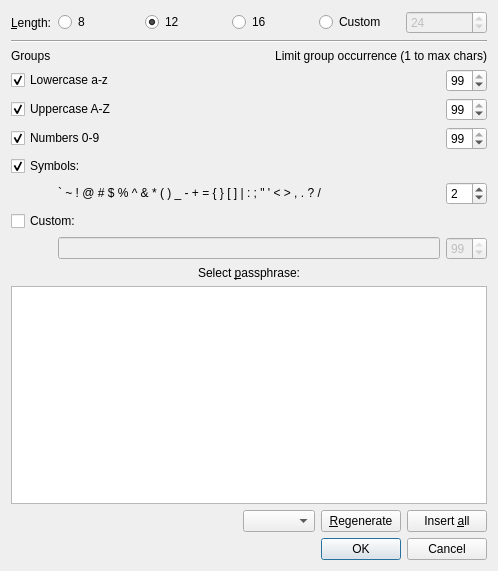
<?xml version="1.0" encoding="UTF-8"?>
<ui version="4.0">
 <class>PassphraseGenerationDialog</class>
 <widget class="QDialog" name="PassphraseGenerationDialog">
  <property name="geometry">
   <rect>
    <x>0</x>
    <y>0</y>
    <width>498</width>
    <height>571</height>
   </rect>
  </property>
  <property name="minimumSize">
   <size>
    <width>465</width>
    <height>457</height>
   </size>
  </property>
  <property name="windowTitle">
   <string>Generate Passphrase</string>
  </property>
  <layout class="QGridLayout" name="gridLayout_2">
   <item row="2" column="0">
    <widget class="QDialogButtonBox" name="buttonBox">
     <property name="orientation">
      <enum>Qt::Horizontal</enum>
     </property>
     <property name="standardButtons">
      <set>QDialogButtonBox::Cancel|QDialogButtonBox::Ok</set>
     </property>
    </widget>
   </item>
   <item row="0" column="0">
    <layout class="QGridLayout" name="gridLayout">
     <item row="9" column="2">
      <widget class="QSpinBox" name="uiCustomSymbolsMax">
       <property name="enabled">
        <bool>false</bool>
       </property>
       <property name="alignment">
        <set>Qt::AlignLeading|Qt::AlignLeft|Qt::AlignVCenter</set>
       </property>
       <property name="minimum">
        <number>1</number>
       </property>
       <property name="value">
        <number>99</number>
       </property>
      </widget>
     </item>
     <item row="8" column="0" colspan="2">
      <widget class="QCheckBox" name="uiCustomSymbols">
       <property name="text">
        <string>Custom:</string>
       </property>
      </widget>
     </item>
     <item row="3" column="0" colspan="2">
      <widget class="QCheckBox" name="uiLowerAtoZ">
       <property name="text">
        <string>Lowercase a-z</string>
       </property>
       <property name="checked">
        <bool>true</bool>
       </property>
      </widget>
     </item>
     <item row="5" column="0" colspan="2">
      <widget class="QCheckBox" name="uiNumbers">
       <property name="text">
        <string>Numbers 0-9</string>
       </property>
       <property name="checked">
        <bool>true</bool>
       </property>
      </widget>
     </item>
     <item row="6" column="0" colspan="2">
      <widget class="QCheckBox" name="uiSymbols">
       <property name="text">
        <string>Symbols:</string>
       </property>
       <property name="checked">
        <bool>true</bool>
       </property>
      </widget>
     </item>
     <item row="7" column="1">
      <widget class="QLabel" name="label_2">
       <property name="text">
        <string>` ~ ! @ # $ % ^ &amp; * ( ) _ - + = { } [ ]  | : ; &quot; ' &lt; &gt; , . ? /</string>
       </property>
       <property name="alignment">
        <set>Qt::AlignLeading|Qt::AlignLeft|Qt::AlignVCenter</set>
       </property>
       <property name="wordWrap">
        <bool>true</bool>
       </property>
      </widget>
     </item>
     <item row="0" column="1" colspan="2">
      <layout class="QHBoxLayout" name="horizontalLayout">
       <item>
        <widget class="QRadioButton" name="uiLength8">
         <property name="text">
          <string>8</string>
         </property>
        </widget>
       </item>
       <item>
        <widget class="QRadioButton" name="uiLength12">
         <property name="text">
          <string>12</string>
         </property>
         <property name="checked">
          <bool>true</bool>
         </property>
        </widget>
       </item>
       <item>
        <widget class="QRadioButton" name="uiLength16">
         <property name="text">
          <string>16</string>
         </property>
        </widget>
       </item>
       <item>
        <widget class="QRadioButton" name="uiCustomLength">
         <property name="text">
          <string>Custom</string>
         </property>
        </widget>
       </item>
       <item>
        <widget class="QSpinBox" name="uiCustomLengthValue">
         <property name="enabled">
          <bool>false</bool>
         </property>
         <property name="maximum">
          <number>128</number>
         </property>
         <property name="value">
          <number>24</number>
         </property>
        </widget>
       </item>
      </layout>
     </item>
     <item row="3" column="2">
      <widget class="QSpinBox" name="uiLowerAtoZMax">
       <property name="enabled">
        <bool>true</bool>
       </property>
       <property name="minimum">
        <number>1</number>
       </property>
       <property name="value">
        <number>99</number>
       </property>
      </widget>
     </item>
     <item row="4" column="0" colspan="2">
      <widget class="QCheckBox" name="uiUpperAtoZ">
       <property name="text">
        <string>Uppercase A-Z</string>
       </property>
       <property name="checked">
        <bool>true</bool>
       </property>
      </widget>
     </item>
     <item row="5" column="2">
      <widget class="QSpinBox" name="uiNumbersMax">
       <property name="enabled">
        <bool>true</bool>
       </property>
       <property name="minimum">
        <number>1</number>
       </property>
       <property name="value">
        <number>99</number>
       </property>
      </widget>
     </item>
     <item row="12" column="0" colspan="3">
      <layout class="QHBoxLayout" name="horizontalLayout_2">
       <item>
        <spacer name="horizontalSpacer">
         <property name="orientation">
          <enum>Qt::Horizontal</enum>
         </property>
         <property name="sizeHint" stdset="0">
          <size>
           <width>40</width>
           <height>20</height>
          </size>
         </property>
        </spacer>
       </item>
       <item>
        <widget class="QComboBox" name="uiPassphraseCount">
         <property name="currentText">
          <string/>
         </property>
        </widget>
       </item>
       <item>
        <widget class="QPushButton" name="uiRegenerate">
         <property name="sizePolicy">
          <sizepolicy hsizetype="Minimum" vsizetype="Fixed">
           <horstretch>0</horstretch>
           <verstretch>0</verstretch>
          </sizepolicy>
         </property>
         <property name="text">
          <string>&amp;Regenerate</string>
         </property>
        </widget>
       </item>
       <item>
        <widget class="QPushButton" name="uiInsertAll">
         <property name="text">
          <string>Insert &amp;all</string>
         </property>
        </widget>
       </item>
      </layout>
     </item>
     <item row="9" column="1">
      <widget class="QLineEdit" name="uiCustomSymbolsValue">
       <property name="enabled">
        <bool>false</bool>
       </property>
       <property name="alignment">
        <set>Qt::AlignLeading|Qt::AlignLeft|Qt::AlignVCenter</set>
       </property>
      </widget>
     </item>
     <item row="4" column="2">
      <widget class="QSpinBox" name="uiUpperAtoZMax">
       <property name="enabled">
        <bool>true</bool>
       </property>
       <property name="minimum">
        <number>1</number>
       </property>
       <property name="value">
        <number>99</number>
       </property>
      </widget>
     </item>
     <item row="7" column="2">
      <widget class="QSpinBox" name="uiSymbolsMax">
       <property name="enabled">
        <bool>true</bool>
       </property>
       <property name="minimum">
        <number>1</number>
       </property>
       <property name="maximum">
        <number>99</number>
       </property>
       <property name="value">
        <number>2</number>
       </property>
      </widget>
     </item>
     <item row="0" column="0">
      <widget class="QLabel" name="label">
       <property name="text">
        <string>&amp;Length:</string>
       </property>
       <property name="buddy">
        <cstring>uiLength8</cstring>
       </property>
      </widget>
     </item>
     <item row="10" column="1">
      <widget class="QLabel" name="label_4">
       <property name="text">
        <string>Select &amp;passphrase:</string>
       </property>
       <property name="alignment">
        <set>Qt::AlignCenter</set>
       </property>
       <property name="buddy">
        <cstring>uiPassphrases</cstring>
       </property>
      </widget>
     </item>
     <item row="11" column="0" colspan="3">
      <widget class="QListWidget" name="uiPassphrases"/>
     </item>
     <item row="1" column="0" colspan="3">
      <widget class="Line" name="line">
       <property name="orientation">
        <enum>Qt::Horizontal</enum>
       </property>
      </widget>
     </item>
     <item row="2" column="1" colspan="2">
      <widget class="QLabel" name="label_3">
       <property name="text">
        <string>Limit group occurrence (1 to max chars)</string>
       </property>
       <property name="alignment">
        <set>Qt::AlignRight|Qt::AlignTrailing|Qt::AlignVCenter</set>
       </property>
      </widget>
     </item>
     <item row="2" column="0">
      <widget class="QLabel" name="label_5">
       <property name="text">
        <string>Groups</string>
       </property>
      </widget>
     </item>
    </layout>
   </item>
  </layout>
  <action name="actionRegenerate">
   <property name="text">
    <string>Regenerate</string>
   </property>
  </action>
 </widget>
 <tabstops>
  <tabstop>uiLength8</tabstop>
  <tabstop>uiLength12</tabstop>
  <tabstop>uiLength16</tabstop>
  <tabstop>uiCustomLength</tabstop>
  <tabstop>uiCustomLengthValue</tabstop>
  <tabstop>uiLowerAtoZ</tabstop>
  <tabstop>uiLowerAtoZMax</tabstop>
  <tabstop>uiUpperAtoZ</tabstop>
  <tabstop>uiUpperAtoZMax</tabstop>
  <tabstop>uiNumbers</tabstop>
  <tabstop>uiNumbersMax</tabstop>
  <tabstop>uiSymbols</tabstop>
  <tabstop>uiSymbolsMax</tabstop>
  <tabstop>uiCustomSymbols</tabstop>
  <tabstop>uiCustomSymbolsValue</tabstop>
  <tabstop>uiCustomSymbolsMax</tabstop>
  <tabstop>uiPassphrases</tabstop>
  <tabstop>uiPassphraseCount</tabstop>
  <tabstop>uiRegenerate</tabstop>
  <tabstop>uiInsertAll</tabstop>
 </tabstops>
 <resources/>
 <connections>
  <connection>
   <sender>uiCustomLengthValue</sender>
   <signal>valueChanged(int)</signal>
   <receiver>actionRegenerate</receiver>
   <slot>trigger()</slot>
   <hints>
    <hint type="sourcelabel">
     <x>416</x>
     <y>20</y>
    </hint>
    <hint type="destinationlabel">
     <x>-1</x>
     <y>-1</y>
    </hint>
   </hints>
  </connection>
  <connection>
   <sender>buttonBox</sender>
   <signal>rejected()</signal>
   <receiver>PassphraseGenerationDialog</receiver>
   <slot>reject()</slot>
   <hints>
    <hint type="sourcelabel">
     <x>316</x>
     <y>260</y>
    </hint>
    <hint type="destinationlabel">
     <x>286</x>
     <y>274</y>
    </hint>
   </hints>
  </connection>
  <connection>
   <sender>uiCustomLength</sender>
   <signal>toggled(bool)</signal>
   <receiver>uiCustomLengthValue</receiver>
   <slot>setEnabled(bool)</slot>
   <hints>
    <hint type="sourcelabel">
     <x>335</x>
     <y>20</y>
    </hint>
    <hint type="destinationlabel">
     <x>416</x>
     <y>20</y>
    </hint>
   </hints>
  </connection>
  <connection>
   <sender>uiLowerAtoZ</sender>
   <signal>toggled(bool)</signal>
   <receiver>uiLowerAtoZMax</receiver>
   <slot>setEnabled(bool)</slot>
   <hints>
    <hint type="sourcelabel">
     <x>191</x>
     <y>66</y>
    </hint>
    <hint type="destinationlabel">
     <x>417</x>
     <y>66</y>
    </hint>
   </hints>
  </connection>
  <connection>
   <sender>uiUpperAtoZ</sender>
   <signal>toggled(bool)</signal>
   <receiver>uiUpperAtoZMax</receiver>
   <slot>setEnabled(bool)</slot>
   <hints>
    <hint type="sourcelabel">
     <x>191</x>
     <y>92</y>
    </hint>
    <hint type="destinationlabel">
     <x>417</x>
     <y>92</y>
    </hint>
   </hints>
  </connection>
  <connection>
   <sender>uiNumbers</sender>
   <signal>toggled(bool)</signal>
   <receiver>uiNumbersMax</receiver>
   <slot>setEnabled(bool)</slot>
   <hints>
    <hint type="sourcelabel">
     <x>191</x>
     <y>118</y>
    </hint>
    <hint type="destinationlabel">
     <x>417</x>
     <y>118</y>
    </hint>
   </hints>
  </connection>
  <connection>
   <sender>uiSymbols</sender>
   <signal>toggled(bool)</signal>
   <receiver>uiSymbolsMax</receiver>
   <slot>setEnabled(bool)</slot>
   <hints>
    <hint type="sourcelabel">
     <x>191</x>
     <y>143</y>
    </hint>
    <hint type="destinationlabel">
     <x>417</x>
     <y>167</y>
    </hint>
   </hints>
  </connection>
  <connection>
   <sender>uiCustomSymbols</sender>
   <signal>toggled(bool)</signal>
   <receiver>uiCustomSymbolsValue</receiver>
   <slot>setEnabled(bool)</slot>
   <hints>
    <hint type="sourcelabel">
     <x>191</x>
     <y>192</y>
    </hint>
    <hint type="destinationlabel">
     <x>213</x>
     <y>216</y>
    </hint>
   </hints>
  </connection>
  <connection>
   <sender>uiCustomSymbols</sender>
   <signal>toggled(bool)</signal>
   <receiver>uiCustomSymbolsMax</receiver>
   <slot>setEnabled(bool)</slot>
   <hints>
    <hint type="sourcelabel">
     <x>191</x>
     <y>192</y>
    </hint>
    <hint type="destinationlabel">
     <x>417</x>
     <y>216</y>
    </hint>
   </hints>
  </connection>
  <connection>
   <sender>uiCustomLength</sender>
   <signal>toggled(bool)</signal>
   <receiver>actionRegenerate</receiver>
   <slot>trigger()</slot>
   <hints>
    <hint type="sourcelabel">
     <x>335</x>
     <y>20</y>
    </hint>
    <hint type="destinationlabel">
     <x>-1</x>
     <y>-1</y>
    </hint>
   </hints>
  </connection>
  <connection>
   <sender>uiCustomSymbols</sender>
   <signal>toggled(bool)</signal>
   <receiver>actionRegenerate</receiver>
   <slot>trigger()</slot>
   <hints>
    <hint type="sourcelabel">
     <x>201</x>
     <y>192</y>
    </hint>
    <hint type="destinationlabel">
     <x>-1</x>
     <y>-1</y>
    </hint>
   </hints>
  </connection>
  <connection>
   <sender>uiCustomSymbolsMax</sender>
   <signal>valueChanged(int)</signal>
   <receiver>actionRegenerate</receiver>
   <slot>trigger()</slot>
   <hints>
    <hint type="sourcelabel">
     <x>427</x>
     <y>216</y>
    </hint>
    <hint type="destinationlabel">
     <x>-1</x>
     <y>-1</y>
    </hint>
   </hints>
  </connection>
  <connection>
   <sender>uiCustomSymbolsValue</sender>
   <signal>textChanged(QString)</signal>
   <receiver>actionRegenerate</receiver>
   <slot>trigger()</slot>
   <hints>
    <hint type="sourcelabel">
     <x>223</x>
     <y>216</y>
    </hint>
    <hint type="destinationlabel">
     <x>-1</x>
     <y>-1</y>
    </hint>
   </hints>
  </connection>
  <connection>
   <sender>uiLength12</sender>
   <signal>toggled(bool)</signal>
   <receiver>actionRegenerate</receiver>
   <slot>trigger()</slot>
   <hints>
    <hint type="sourcelabel">
     <x>172</x>
     <y>20</y>
    </hint>
    <hint type="destinationlabel">
     <x>-1</x>
     <y>-1</y>
    </hint>
   </hints>
  </connection>
  <connection>
   <sender>uiLength8</sender>
   <signal>toggled(bool)</signal>
   <receiver>actionRegenerate</receiver>
   <slot>trigger()</slot>
   <hints>
    <hint type="sourcelabel">
     <x>91</x>
     <y>20</y>
    </hint>
    <hint type="destinationlabel">
     <x>-1</x>
     <y>-1</y>
    </hint>
   </hints>
  </connection>
  <connection>
   <sender>uiLength16</sender>
   <signal>toggled(bool)</signal>
   <receiver>actionRegenerate</receiver>
   <slot>trigger()</slot>
   <hints>
    <hint type="sourcelabel">
     <x>253</x>
     <y>20</y>
    </hint>
    <hint type="destinationlabel">
     <x>-1</x>
     <y>-1</y>
    </hint>
   </hints>
  </connection>
  <connection>
   <sender>uiLowerAtoZ</sender>
   <signal>toggled(bool)</signal>
   <receiver>actionRegenerate</receiver>
   <slot>trigger()</slot>
   <hints>
    <hint type="sourcelabel">
     <x>201</x>
     <y>66</y>
    </hint>
    <hint type="destinationlabel">
     <x>-1</x>
     <y>-1</y>
    </hint>
   </hints>
  </connection>
  <connection>
   <sender>uiLowerAtoZMax</sender>
   <signal>valueChanged(int)</signal>
   <receiver>actionRegenerate</receiver>
   <slot>trigger()</slot>
   <hints>
    <hint type="sourcelabel">
     <x>427</x>
     <y>66</y>
    </hint>
    <hint type="destinationlabel">
     <x>-1</x>
     <y>-1</y>
    </hint>
   </hints>
  </connection>
  <connection>
   <sender>uiNumbers</sender>
   <signal>toggled(bool)</signal>
   <receiver>actionRegenerate</receiver>
   <slot>trigger()</slot>
   <hints>
    <hint type="sourcelabel">
     <x>201</x>
     <y>118</y>
    </hint>
    <hint type="destinationlabel">
     <x>-1</x>
     <y>-1</y>
    </hint>
   </hints>
  </connection>
  <connection>
   <sender>uiNumbersMax</sender>
   <signal>valueChanged(int)</signal>
   <receiver>actionRegenerate</receiver>
   <slot>trigger()</slot>
   <hints>
    <hint type="sourcelabel">
     <x>427</x>
     <y>118</y>
    </hint>
    <hint type="destinationlabel">
     <x>-1</x>
     <y>-1</y>
    </hint>
   </hints>
  </connection>
  <connection>
   <sender>uiSymbolsMax</sender>
   <signal>valueChanged(int)</signal>
   <receiver>actionRegenerate</receiver>
   <slot>trigger()</slot>
   <hints>
    <hint type="sourcelabel">
     <x>427</x>
     <y>167</y>
    </hint>
    <hint type="destinationlabel">
     <x>-1</x>
     <y>-1</y>
    </hint>
   </hints>
  </connection>
  <connection>
   <sender>uiSymbols</sender>
   <signal>toggled(bool)</signal>
   <receiver>actionRegenerate</receiver>
   <slot>trigger()</slot>
   <hints>
    <hint type="sourcelabel">
     <x>201</x>
     <y>143</y>
    </hint>
    <hint type="destinationlabel">
     <x>-1</x>
     <y>-1</y>
    </hint>
   </hints>
  </connection>
  <connection>
   <sender>uiRegenerate</sender>
   <signal>clicked()</signal>
   <receiver>actionRegenerate</receiver>
   <slot>trigger()</slot>
   <hints>
    <hint type="sourcelabel">
     <x>335</x>
     <y>405</y>
    </hint>
    <hint type="destinationlabel">
     <x>-1</x>
     <y>-1</y>
    </hint>
   </hints>
  </connection>
  <connection>
   <sender>uiUpperAtoZ</sender>
   <signal>toggled(bool)</signal>
   <receiver>actionRegenerate</receiver>
   <slot>trigger()</slot>
   <hints>
    <hint type="sourcelabel">
     <x>201</x>
     <y>92</y>
    </hint>
    <hint type="destinationlabel">
     <x>-1</x>
     <y>-1</y>
    </hint>
   </hints>
  </connection>
  <connection>
   <sender>uiUpperAtoZMax</sender>
   <signal>valueChanged(int)</signal>
   <receiver>actionRegenerate</receiver>
   <slot>trigger()</slot>
   <hints>
    <hint type="sourcelabel">
     <x>427</x>
     <y>92</y>
    </hint>
    <hint type="destinationlabel">
     <x>-1</x>
     <y>-1</y>
    </hint>
   </hints>
  </connection>
  <connection>
   <sender>buttonBox</sender>
   <signal>accepted()</signal>
   <receiver>PassphraseGenerationDialog</receiver>
   <slot>accept()</slot>
   <hints>
    <hint type="sourcelabel">
     <x>232</x>
     <y>436</y>
    </hint>
    <hint type="destinationlabel">
     <x>232</x>
     <y>228</y>
    </hint>
   </hints>
  </connection>
  <connection>
   <sender>uiPassphraseCount</sender>
   <signal>currentIndexChanged(int)</signal>
   <receiver>actionRegenerate</receiver>
   <slot>trigger()</slot>
   <hints>
    <hint type="sourcelabel">
     <x>257</x>
     <y>404</y>
    </hint>
    <hint type="destinationlabel">
     <x>-1</x>
     <y>-1</y>
    </hint>
   </hints>
  </connection>
  <connection>
   <sender>uiPassphrases</sender>
   <signal>doubleClicked(QModelIndex)</signal>
   <receiver>PassphraseGenerationDialog</receiver>
   <slot>accept()</slot>
   <hints>
    <hint type="sourcelabel">
     <x>232</x>
     <y>323</y>
    </hint>
    <hint type="destinationlabel">
     <x>232</x>
     <y>228</y>
    </hint>
   </hints>
  </connection>
 </connections>
</ui>
